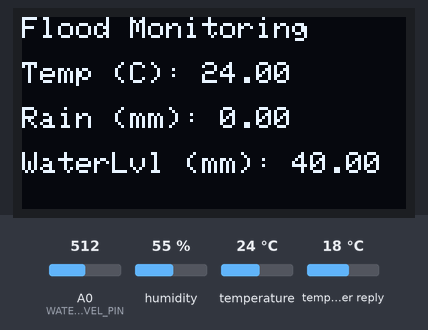
Simulated run of this sketch. Board: ESP8266 (NodeMCU). Shown: 128×64 one-colour display. The test bench sets the inputs (shaded band); at power-on: temperature 24 °C, A0 (WATER_LEVEL_PIN) = 512, humidity 55 %, temperature in the weather reply 18 °C. WiFi joins after 1.5 s; servers stay silent unless stated; uploads are accepted with an empty reply; web services answer with replies made up by the test bench; what the sketch prints to the serial monitor is not drawn.

Above: at 5.8 s.
5.9 s: temperature set to 12 °C
At 11.2 s:
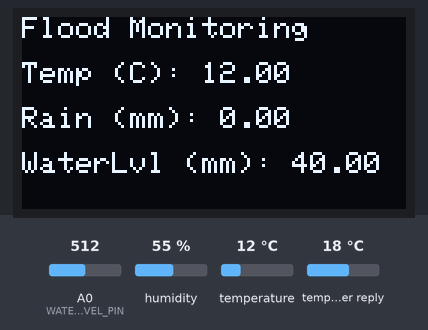
11.7 s: A0 (WATER_LEVEL_PIN) set to 380
At 16.2 s:
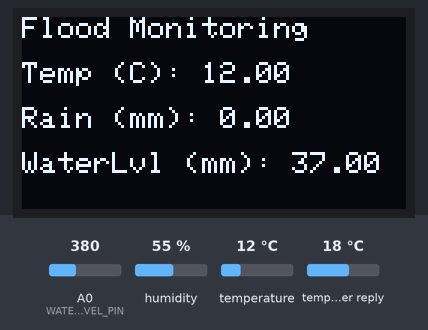
16.7 s: temperature set to 19 °C
21.7 s: A0 (WATER_LEVEL_PIN) set to 400
At 26.2 s:
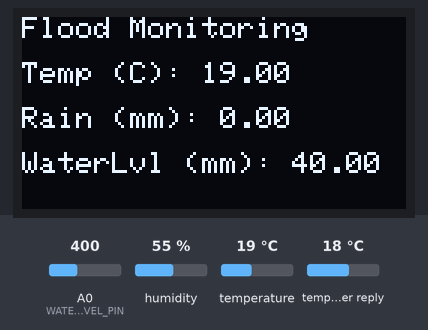
26.7 s: temperature set to 28 °C
At 31.2 s:
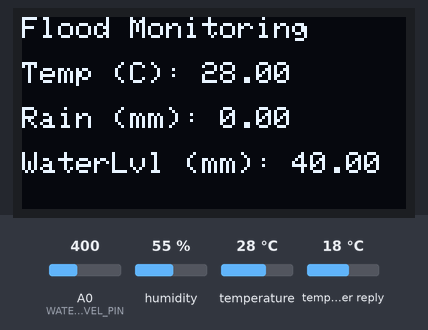
31.7 s: A0 (WATER_LEVEL_PIN) set to 306
At 36.3 s:
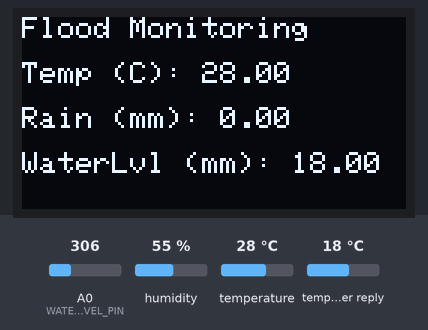
Timing chart, 0 to 37.7 s (numbered marks = the images above; inputs shaded):
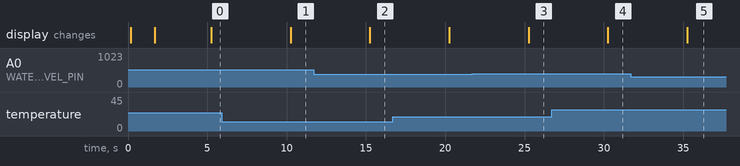

Measured:
- after the input at 5.9 s, the display: changes after 4.4 s (image 1)
- after the input at 11.7 s, the display: changes after 3.6 s (image 2)
- after the input at 21.7 s, the display: changes after 3.6 s (image 3)
- after the input at 26.7 s, the display: changes after 3.6 s (image 4)
- after the input at 31.7 s, the display: changes after 3.6 s (image 5)

The sketch:

Hardware.ino
```cpp
#include <ESP8266WiFi.h>
#include <ESP8266HTTPClient.h>
#include <WiFiClient.h>
#include <ArduinoJson.h>
#include <DHT.h>
#include <Adafruit_GFX.h>
#include <Adafruit_SSD1306.h>

#define SCREEN_WIDTH 128
#define SCREEN_HEIGHT 64
#define OLED_RESET -1
Adafruit_SSD1306 display(SCREEN_WIDTH, SCREEN_HEIGHT, &Wire, OLED_RESET);

// Pin Definitions
#define DHTPIN 2       // Pin for DHT11
#define DHTTYPE DHT11       // DHT 11 Sensor
#define WATER_LEVEL_PIN A0  // Analog pin for HW-038 sensor
#define MIN_ANALOG 240       // Analog value when water is at 0 mm (dry)
#define MAX_ANALOG 390     // Analog value when water is at max height
#define MAX_HEIGHT_MM 40    // Maximum water level height in mm

// Wi-Fi credentials
const char* ssid = "SNUC";
const char* password = "snu12345";

// Weather API settings
const String apiKey = "95bb414b6da04c7dade64954251203";
const String city = "bontang"; // e.g., "London"

// Flask server URL
const char* flaskServerUrl = "http://10.123.109.165:5000/predict";

// Initialize DHT sensor
DHT dht(DHTPIN, DHTTYPE);

// Initialize WiFi client
WiFiClient wifiClient;

// Variables for sensor data
float temperature;
float waterLevel;
float rainfall;

// Time management for sensor readings
unsigned long previousMillis = 0;
const long interval = 5000;  // 15 seconds interval

void setup() {
  Serial.begin(115200);
  delay(100);


  // Initialize DHT sensor
  dht.begin();

  // OLED setup
  if (!display.begin(SSD1306_SWITCHCAPVCC, 0x3C)) {
    Serial.println(F("SSD1306 allocation failed"));
    for (;;);
  }
  display.clearDisplay();
  display.setTextColor(SSD1306_WHITE);
  display.setTextSize(1);
  display.setCursor(0, 0);
  display.println("Connecting to WiFi...");
  display.display();

  // Connect to Wi-Fi
  WiFi.begin(ssid, password);
  Serial.println("Connecting to WiFi");

  while (WiFi.status() != WL_CONNECTED) {
    delay(500);
    Serial.print(".");

  }

  Serial.println("");
  Serial.println("WiFi connected");
  Serial.print("IP address: ");
  Serial.println(WiFi.localIP());

  display.clearDisplay();
  display.setCursor(0, 0);
  display.println("WiFi Connected!");
  display.display();
}

void loop() {
  unsigned long currentMillis = millis();

  // Check if it's time to read sensors and send data (every 15 seconds)
  if (currentMillis - previousMillis >= interval) {
    previousMillis = currentMillis;

    // Read sensor data
    readSensorData();

    // Send data to Flask server
    sendDataToServer();
  }
}

void readSensorData() {
  // Read temperature from DHT11
  temperature = dht.readTemperature();
  if (isnan(temperature)) {
    Serial.println("Failed to read temperature from DHT sensor!");
    temperature = 0.0;
  }

  // Read water level from HW-038
  int rawWaterLevel = analogRead(WATER_LEVEL_PIN);

  // Convert analog value to water level in mm
  // Map the analog value to the range 0 to MAX_HEIGHT_MM
  if (rawWaterLevel <= MIN_ANALOG) {
    waterLevel = 0;
  } else if (rawWaterLevel >= MAX_ANALOG) {
    waterLevel = MAX_HEIGHT_MM;
  } else {
    waterLevel = map(rawWaterLevel, MIN_ANALOG, MAX_ANALOG, 0, MAX_HEIGHT_MM);
  }

  // Get rainfall data from Weather API
  getRainfallData();

  // Print data for debugging
  Serial.print("Temperature: ");
  Serial.print(temperature);
  Serial.print(" °C, Water Level: ");
  Serial.print(waterLevel);
  Serial.print(" mm, Rainfall: ");
  Serial.print(rainfall);
  Serial.println(" mm");


  display.clearDisplay();
  display.setCursor(0, 0);
  display.println("Flood Monitoring");
  display.setCursor(0, 15);
  display.print("Temp (C): ");
  display.println(temperature);

  display.setCursor(0, 30);
  display.print("Rain (mm): ");
  display.println(rainfall);

  display.setCursor(0, 45);
  display.print("WaterLvl (mm): ");
  display.println(waterLevel);
  display.display();

}

void getRainfallData() {
  if (WiFi.status() == WL_CONNECTED) {
    HTTPClient http;
    String weatherUrl = "http://api.weatherapi.com/v1/current.json?key=" + apiKey + "&q=" + city;

    // Use the updated begin method that takes a WiFiClient
    http.begin(wifiClient, weatherUrl);
    int httpCode = http.GET();

    if (httpCode > 0) {
      String payload = http.getString();

      // Use ArduinoJson v6 without specifying capacity
      DynamicJsonDocument doc(1024); // Use a reasonable size

      // Parse JSON
      DeserializationError error = deserializeJson(doc, payload);

      if (!error) {
        // Extract rainfall in mm
        rainfall = doc["current"]["precip_mm"].as<float>();
      } else {
        Serial.print("deserializeJson() failed: ");
        Serial.println(error.c_str());
        rainfall = 0.0;
      }
    } else {
      Serial.println("Failed to get weather data");
      rainfall = 0.0;
    }

    http.end();
  } else {
    Serial.println("WiFi not connected");
    rainfall = 0.0;
  }
}

void sendDataToServer() {
  if (WiFi.status() == WL_CONNECTED) {
    HTTPClient http;

    // Configure target server and URL with WiFiClient
    http.begin(wifiClient, flaskServerUrl);
    http.addHeader("Content-Type", "application/json");

    // Create JSON payload
    StaticJsonDocument<200> jsonDoc;
    jsonDoc["temperature"] = temperature;
    jsonDoc["water_level"] = waterLevel;
    jsonDoc["rainfall"] = rainfall;

    String jsonPayload;
    serializeJson(jsonDoc, jsonPayload);

    // Send POST request
    int httpResponseCode = http.POST(jsonPayload);

    if (httpResponseCode > 0) {
      String response = http.getString();
      Serial.println("Server response: " + response);
    } else {
      Serial.print("Error on sending POST: ");
      Serial.println(httpResponseCode);
    }

    http.end();
  } else {
    Serial.println("WiFi not connected");
  }
}
```
